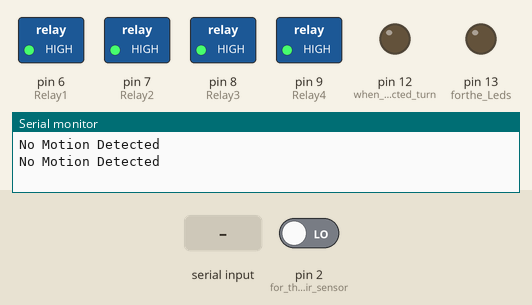
Simulated run of this sketch. Board: Arduino Uno, built with avr-gcc and run on an emulated ATmega328P. Parts: switched loads named in the sketch (green lamp = pin HIGH), output pins drawn as LEDs (lit = HIGH), the last lines printed to the serial monitor. The test bench sets the inputs (shaded band); at power-on: pin 2 (for_the_pir_sensor) LOW.

Above: at 2.0 s.
2.1 s: pin 2 (for_the_pir_sensor) driven HIGH
At 2.8 s:
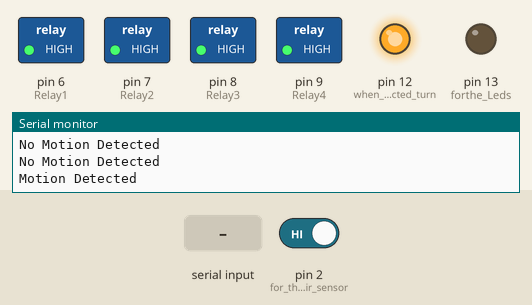
3.6 s: "A" received over Serial
At 5.0 s:
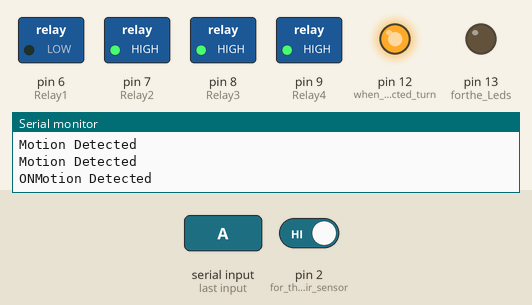
5.6 s: "B" received over Serial
At 6.6 s:
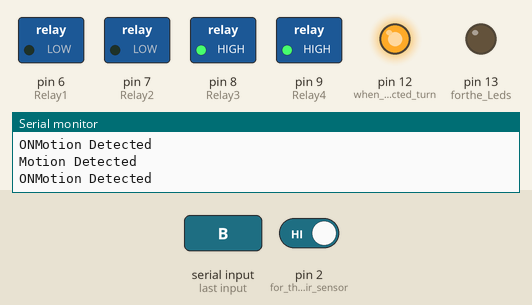
7.7 s: "a" received over Serial
At 9.4 s:
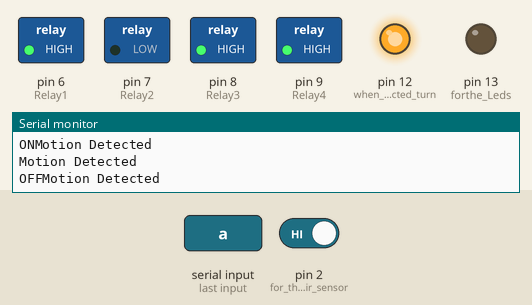
9.8 s: pin 2 (for_the_pir_sensor) driven LOW
At 11.7 s:
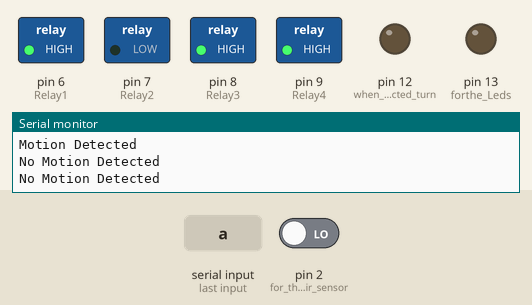
12.0 s: "C" received over Serial
At 13.8 s:
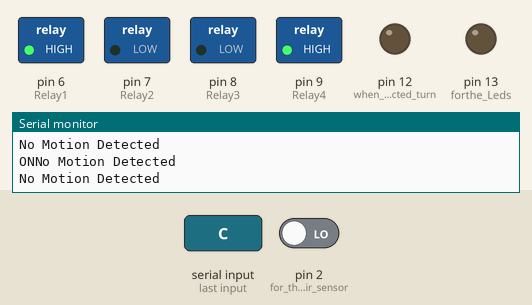
Timing chart, 0 to 15.0 s (numbered marks = the images above; inputs shaded):
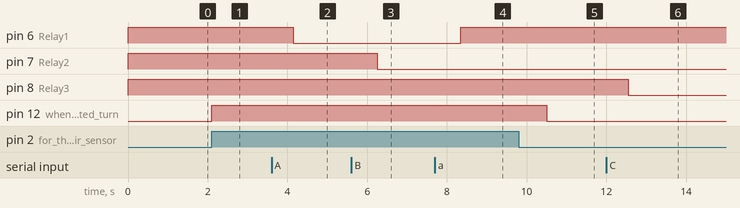

Measured:
- after the input at 2.1 s, pin 12 (when_motion_detected_turn): LOW → HIGH at once
- after the input at 3.6 s, pin 6 (Relay1): HIGH → LOW after 0.55 s
- after the input at 5.6 s, pin 7 (Relay2): HIGH → LOW after 0.65 s
- after the input at 7.7 s, pin 6 (Relay1): LOW → HIGH after 0.65 s
- after the input at 9.8 s, pin 12 (when_motion_detected_turn): HIGH → LOW after 0.70 s
- after the input at 12.0 s, pin 8 (Relay3): HIGH → LOW after 0.55 s

The sketch:

Arduino_Code.ino
```cpp
//Defining pin variables

#include<SoftwareSerial.h>
void sendStatus(char* message){
Serial.write(message);
}

int Relay1=6;
int Relay2=7;
int Relay3=8;
int Relay4=9;


void setup() {
  Serial.begin(9600);
  pinMode(12,OUTPUT); // when motion detected turn on off the led
  pinMode(2, INPUT);   // for the pir sensor
  pinMode(13, OUTPUT); // forthe Leds
  pinMode(Relay1,OUTPUT);
  pinMode(Relay2,OUTPUT);
  pinMode(Relay3,OUTPUT);
  pinMode(Relay4,OUTPUT);

  digitalWrite(Relay1,HIGH);
  digitalWrite(Relay2,HIGH);
  digitalWrite(Relay3,HIGH);
  digitalWrite(Relay4,HIGH);
}

void loop() {
  // put your main code here, to run repeatedly:
  if (digitalRead(2)== HIGH)
      {
       digitalWrite(12, HIGH);
       Serial.println("Motion Detected");
       delay(1000); // for the led to be high for 1 sec when motion detected
        }

  else
      {
       digitalWrite(12, LOW);
       Serial.println("No Motion Detected");
       delay(1000);  // for the led to be low for 1 sec when no motion detected

        }

  if (Serial.available() > 0)
  {
    char data = Serial.read(); // reading the data received from the bluetooth module
    switch (data)
    {

      case 'A': digitalWrite(Relay1, LOW);
        sendStatus("ON");
        break;
    // when a is pressed on the app on your smart phone

      case 'a': digitalWrite(Relay1, HIGH);
        sendStatus("OFF");
        break; // when d is pressed on the app on your smart phone

      case 'B': digitalWrite(Relay2, LOW);
        sendStatus("ON");
        break; // when a is pressed on the app on your smart phone

      case 'b': digitalWrite(Relay2, HIGH);
        sendStatus("OFF");
        break; // when d is pressed on the app on your smart phone

      case 'C': digitalWrite(Relay3, LOW);
        sendStatus("ON");
        break; // when a is pressed on the app on your smart phone

      case 'c': digitalWrite(Relay3, HIGH);
        sendStatus("OFF");
        break; // when d is pressed on the app on your smart phone

      case 'D': digitalWrite(Relay4, LOW);
        sendStatus("ON");
        break; // when a is pressed on the app on your smart phone

      case 'd': digitalWrite(Relay4, HIGH);
        sendStatus("OFF");
        break; // when d is pressed on the app on your smart phone

      case 'E': digitalWrite(13, HIGH);
        sendStatus("ON");
        break; // when a is pressed on the app on your smart phone

      case 'e': digitalWrite(13, LOW);
        sendStatus("OFF");
        break; // when d is pressed on the app on your smart phone
      default : break;
    }

  }

  delay(50);
}
```
